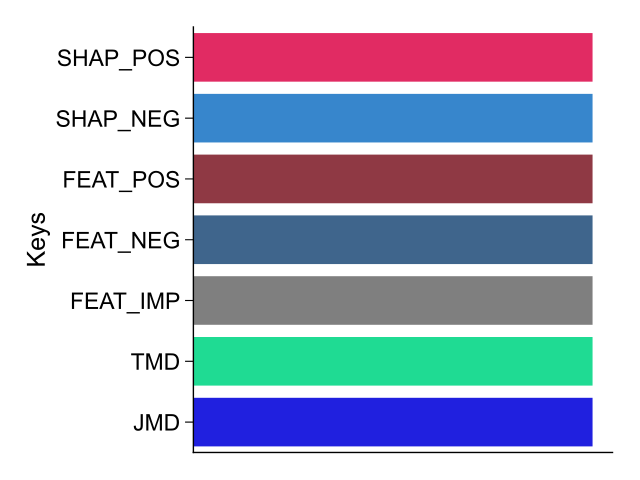

Recreate this plot in Python.
import matplotlib.pyplot as plt
import seaborn as sns
import aaanalysis as aa
dict_color = aa.plot_get_cdict(name="DICT_COLOR")
data = {"Keys": list(dict_color.keys()), 'Values': [1] * len(dict_color) }
aa.plot_settings(weight_bold=False)
ax = sns.barplot(data=data, x="Values", y="Keys", palette=dict_color, hue="Keys")
ax.xaxis.set_visible(False)
sns.despine()
plt.tight_layout()
plt.show()
